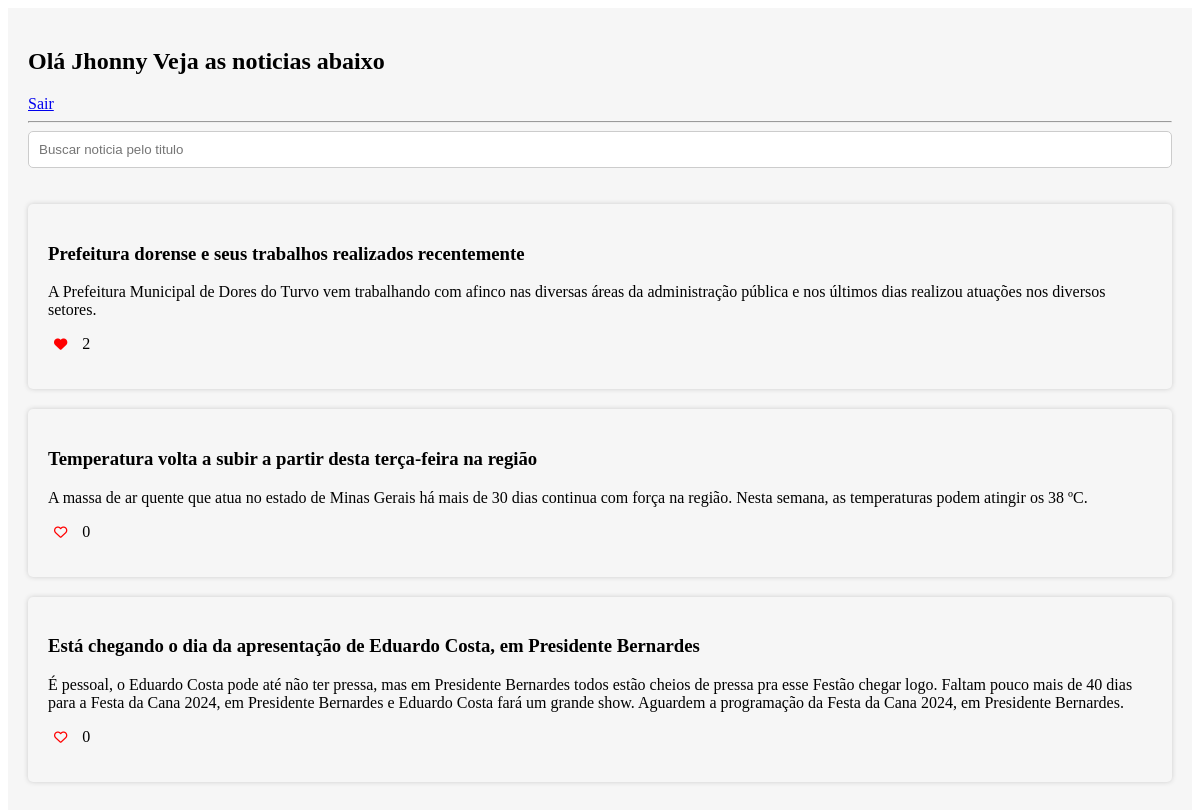
The page /exemplo-mvc/view/NoticiasView.php (signed in) on the database its author committed.
### tables this page shows
CREATE TABLE IF NOT EXISTS usuarios
(
    id         INT          NOT NULL PRIMARY KEY AUTO_INCREMENT,
    nome       VARCHAR(255) NOT NULL,
    username   VARCHAR(255) NOT NULL UNIQUE,
    email      VARCHAR(255) NOT NULL UNIQUE,
    senha      VARCHAR(33)  NOT NULL,

     

     

     

     
     
     
     
    created_at DATETIME DEFAULT CURRENT_TIMESTAMP,
    updated_at DATETIME,
    deleted_at DATETIME
);

CREATE TABLE noticias
(
    id            INT          NOT NULL PRIMARY KEY AUTO_INCREMENT,
    titulo        VARCHAR(150) NOT NULL,
    texto_noticia TEXT         NOT NULL
);

### exemplo-mvc/model/NoticiaModel.php (called while the page is built, shortened)
<?php
require_once 'UsuarioModel.php';
function buscarNoticias($filtro = null)
{
    $conexao = conexao();
    $query = "SELECT * FROM noticias";
    $noticias = $conexao->query($query);
    return $noticias->fetch_all(MYSQLI_ASSOC);
}
function curtidasDaNoticia($idNoticia)
{
    $conexao = conexao();
    $curtidas = $conexao->query("SELECT * FROM noticias_curtidas WHERE id_noticia = '$idNoticia'");
    $curtidas = $curtidas->fetch_all(MYSQLI_ASSOC);
    foreach ($curtidas as &$curtida) {
        $usuario = buscarUsuarioPeloId($curtida['id_usuario']);
    }
    return $curtidas;
}
function verificarSeUsuarioJaCurtiuNoticia($idNoticia, $idUsuario)
{
    $conexao = conexao();
    $curtida = $conexao->query("SELECT * FROM noticias_curtidas WHERE id_noticia = '$idNoticia' AND id_usuario = '$idUsuario'");
    if ($curtida->fetch_assoc() != null) {
        return true;
    }
    return false;
}

### exemplo-mvc/components/NoticiasComponent.php (called while the page is built, shortened)
<?php
require_once __DIR__ . '/../model/NoticiaModel.php';
function noticiasLista()
{
    $noticias = [];
    if (isset($_GET['filtro'])) {
        $noticias = buscarNoticias($_GET['filtro']);
    } else {
        $noticias = buscarNoticias();
    }
    foreach ($noticias as &$noticia) {
        $curtidas = curtidasDaNoticia($noticia['id']);
    }
    return [
        'quantidade_noticias' => sizeof($noticias),
        'noticias' => $noticias
    ];
}

### exemplo-mvc/model/UsuarioModel.php (called while the page is built, shortened)
<?php
function buscarUsuarioPeloId($idUsuario)
{
    $conexao = conexao();
    $usuario = $conexao->query("SELECT * FROM usuarios WHERE id = '$idUsuario'");
    return $usuario->fetch_assoc();
}

### exemplo-mvc/view/NoticiasView.php (the view, shortened to what this page needs)
<?php
require_once __DIR__ . '/../components/NoticiasComponent.php';
$usuario = pegarUsuarioLogado();
$todasNoticias = noticiasLista();
$noticias = $todasNoticias['noticias'];
?>
<html lang='pt-br'>
<head>
    <link rel="stylesheet" href="https://cdnjs.cloudflare.com/ajax/libs/font-awesome/6.5.2/css/all.min.css">
    <link rel="stylesheet" href="../assets/css/estilo.css">
</head>
<body>
<section class="noticias">
    <h1>Olá <?= $usuario['nome'] ?> Veja as noticias abaixo</h1>
    <a href="../controller/LogoutController.php">Sair</a>
    <hr>
    <form>
        <input class="input-filtro" name="filtro" placeholder="Buscar noticia pelo titulo" type="text"
               value="<?= isset($_GET['filtro']) ? $_GET['filtro'] : '' ?>">
    </form>
    <?php foreach ($noticias as $noticia): ?>
        <article class="noticia">
            <h1 class="noticia_titulo"><?= $noticia['titulo'] ?></h1>
            <p class="noticia_conteudo"><?= $noticia['texto_noticia'] ?></p>
            <div class="noticia_curtidas">
                <form method="post" action="../controller/CurtirNoticiaController.php">
                    <button>
                        <i class="fa-regular fa-heart  <?= verificarSeUsuarioJaCurtiuNoticia($noticia['id'], $usuario['id']) == true ? 'ja_curtiu' : '' ?>"></i>
                    </button>
                    <span><?= $noticia['qtd_curtidas'] ?></span>
                </form>
            </div>
        </article>
    <?php endforeach; ?>
</section>
</body>
</html>

### exemplo-mvc/assets/css/estilo.css (style rules this page uses)
.input-filtro { width: 100%; padding: 10px; border-radius: 5px; border: 1px solid #ccc; margin-bottom: 20px; }
.noticias { background: #f6f6f6; padding: 20px; }
.noticia { background: #f6f6f6; padding: 20px; border-radius: 5px; box-shadow: 0 0 5px #ccc; margin-bottom: 20px; }
.noticia_curtidas { position: relative; }
.noticia_curtidas i { color: #f00; cursor: pointer; }
.noticia_curtidas button { background: transparent; border: none; }
.ja_curtiu { color: #f00; font-weight: bold; animation: pulse 1s infinite; }
.noticia_curtidas span { margin-left: 5px; }

### rows shown on the page
usuarios: nome "Jhonny"
noticias: titulo "Prefeitura dorense e seus trabalhos realizados recentemente", texto_noticia "A Prefeitura Municipal de Dores do Turvo vem trabalhando com afinco nas diversas áreas da administração pública e nos últimos dias realizou atuações nos diversos setores.", qtd_curtidas "2"
noticias: titulo "Temperatura volta a subir a partir desta terça-feira na região", texto_noticia "A massa de ar quente que atua no estado de Minas Gerais há mais de 30 dias continua com força na região. Nesta semana, as temperaturas podem atingir os 38 ºC.", qtd_curtidas "0"
noticias: titulo "Está chegando o dia da apresentação de Eduardo Costa, em Presidente Bernardes", texto_noticia "É pessoal, o Eduardo Costa pode até não ter pressa, mas em Presidente Bernardes todos estão cheios de pressa pra esse Festão chegar logo. Faltam pouco mais de 40 dias para a Festa da Cana 2024, em Presidente Bernardes e Eduardo Costa fará um grande show. Aguardem a programação da Festa da Cana 2024, em Presidente Bernardes.", qtd_curtidas "0"
